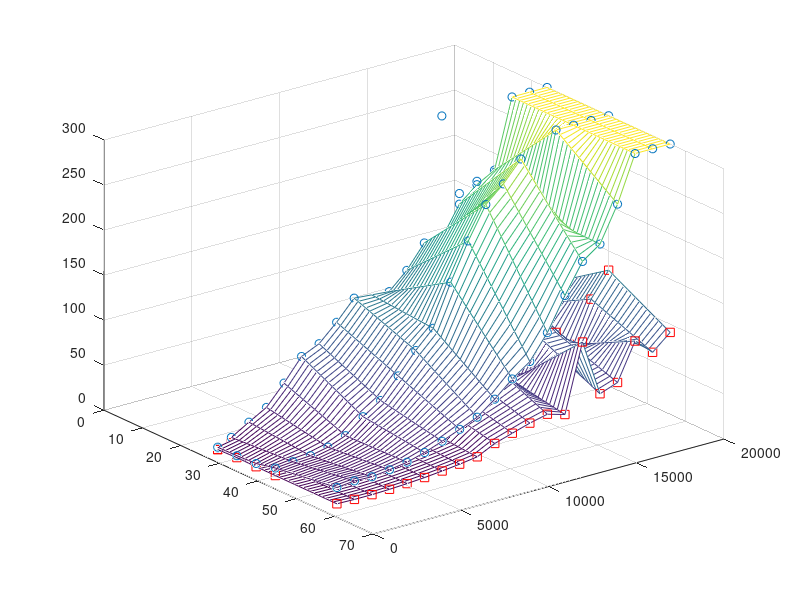

MATLAB code to generate this figure:
close all
Np=[20000 
    20000 
    20000 
    20000 
    19000
19000
19000
18000
18000
18000
18000
17000
17000
17000
17000
16000
16000
16000
15000
15000
15000
15000
14000
14000
14000
14000
13000
13000
13000
12000
12000
12000
11000
11000
11000
10000
10000
9000
9000
9000
8000
8000
8000
7000
7000
7000
6000
6000
6000
5000
5000
5000
4000
4000
4000
3000
3000
3000
2000
2000
2000
1000
1000
1000
1000
1000
1000
1000
1000
1000
1000
1000
1000
1000
1000

];
Nc=[56
40
24
24
56
40
24
56
40
24
24
56
40
24
24
56
24
24
56
40
24
24
56
40
24
24
56
40
24
56
40
24
56
40
24
56
40
56
40
24
56
40
24
56
40
24
56
40
24
56
40
24
56
40
24
56
40
24
56
40
24
56
40
35
30
30
25
25
24
24
20
20
18
18
15

];
t=[300
300
300
255.04
300
300
300
300
300
300
224.67
249.07
300
224
221.47
210
216.91
213.15
195.98
278.32
208.61
196.81
163.4
255.98
300
164.16
127.51
238.26
164.27
100.71
203.18
139.1
86.66
162.66
120.8
69.47
116.8
54.76
97.36
124.09
46.55
74.44
102.55
38.54
52.47
84.03
31.34
39.71
75.11
25.85
23.94
50.85
22.74
16.48
29.16
20.28
12.23
18.02
20.92
10.86
6.4
18.84
9.08
4.29
3.11
3.01
2.77
2.13
2.59
3.66
1.66
1.38
1.82
1.62
1.09

];
t2=[90.87
128.55
82.19
116.37
74.06
101.68
64.92
91.85
56.56
79.92
142.79
51.11
75.26
124.24
121.49
43.85
64.53
108.66
106.58
38.41
54.2
91.84
31.34
44.11
79
26.05
36.96
67.17
22.23
32.36
53.83
17.58
26.41
44.63
14.1
20.32
35.3
10.76
15.51
25.4
7.88
11.18
18.76
5.55
7.83
13.07
3.57
5.14
8.56
2.11
2.95
4.76
1.07
1.43
2.16
0.39
0.43
0.34
0.38
0.58
0.43
0.79
0.72
0.72
1.01
0.66
0.12
0.16
];
m = min ( size(t,1),size(t2,1));
x = Np(1:m);
y = Nc(1:m);
z=t(1:m);
% plot3(Np(1:m),Nc(1:m),t(1:m),'b.')
% hold on
% plot3(Np(1:m),Nc(1:m),t2(1:m),'rs')
% grid on
% xlabel('Points')
% ylabel('Cores')
% zlabel('Time')


figure

[XI,YI] = meshgrid((1:20).*1000,1:64);
ZI = griddata(x,y,z,XI,YI);

mesh(XI,YI,ZI)

hold
plot3(x,y,z,'o')

z=t2(1:m);
Z2 = griddata(x,y,z,XI,YI);
mesh(XI,YI,Z2) 
plot3(x,y,z,'rs')

axis ij